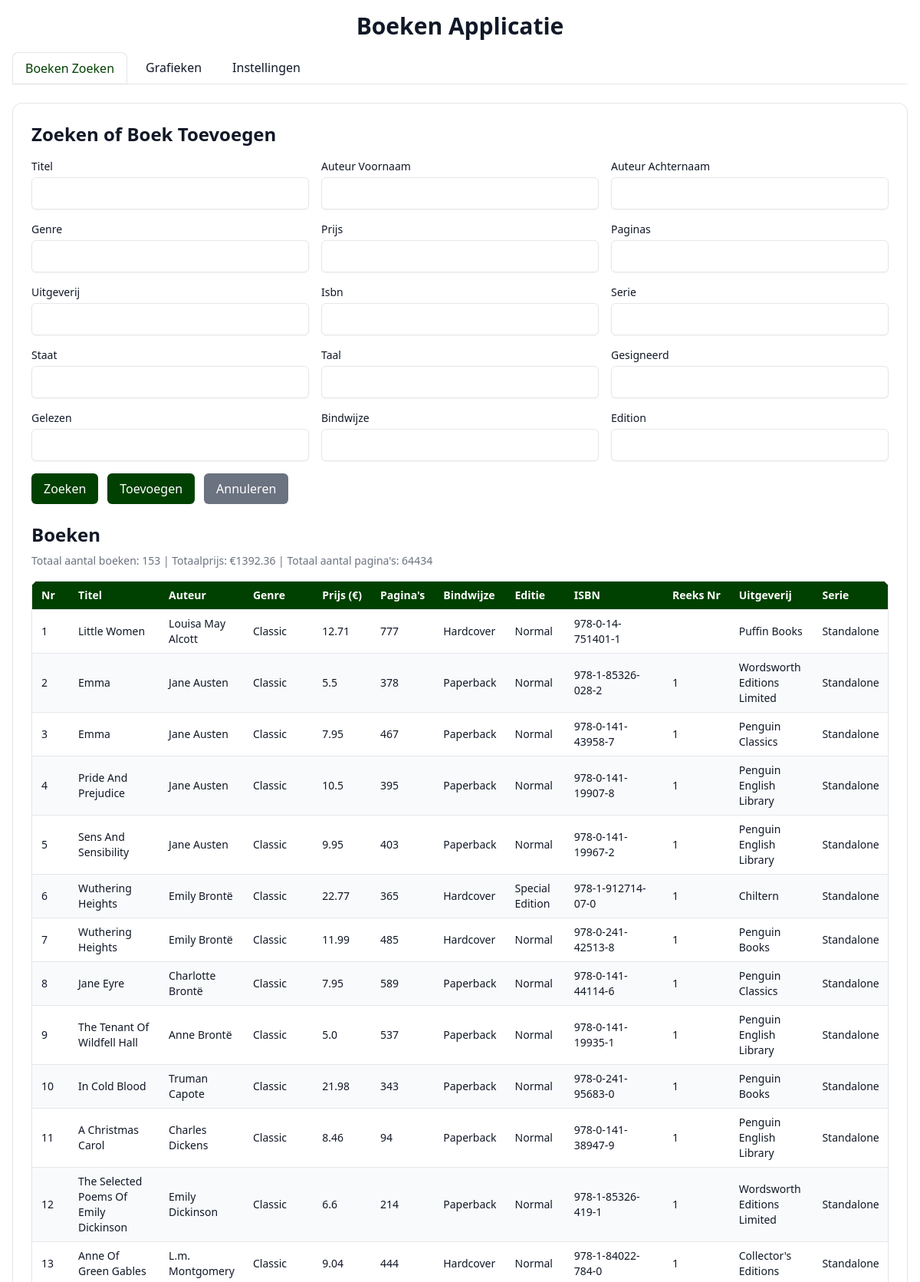
The page / (upper part) on the database its author committed.
### tables this page shows
CREATE TABLE books
                 (id INTEGER PRIMARY KEY AUTOINCREMENT,
                  titel TEXT,
                  auteur_voornaam TEXT,
                  auteur_achternaam TEXT,
                  genre TEXT,
                  prijs REAL,
                  paginas INTEGER,
                  bindwijze TEXT,
                  edition TEXT,
                  isbn TEXT,
                  reeks_nr TEXT,
                  uitgeverij TEXT,
                  serie TEXT,
                  staat TEXT,
                  taal TEXT,
                  gesigneerd TEXT,
                  gelezen TEXT,
                  added_date TEXT);

### app.py (the view, shortened to what this page needs)
@app.route('/', methods=['GET', 'POST'])
def index():
    settings = get_settings()
    conn = sqlite3.connect('books.db')
    c = conn.cursor()
    filters = {}
    edit_book_data = {}  # Voor het vullen van het formulier bij bewerken
    if request.method == 'POST':
        action = request.form.get('action', 'search')
        if action == 'add':
            data = {
                'titel': request.form.get('titel', ''),
                'auteur_voornaam': request.form.get('auteur_voornaam', ''),
                'auteur_achternaam': request.form.get('auteur_achternaam', ''),
                'genre': request.form.get('genre', ''),
                'prijs': float(request.form.get('prijs', 0)) if request.form.get('prijs', '') else 0.0,
                'paginas': int(request.form.get('paginas', 0)) if request.form.get('paginas', '') else 0,
                'bindwijze': request.form.get('bindwijze', ''),
                'edition': request.form.get('edition', ''),
                'isbn': request.form.get('isbn', ''),
                'reeks_nr': request.form.get('reeks_nr', ''),
                'uitgeverij': request.form.get('uitgeverij', ''),
                'serie': request.form.get('serie', ''),
                'staat': request.form.get('staat', ''),
                'taal': request.form.get('taal', ''),
                'gesigneerd': request.form.get('gesigneerd', ''),
                'gelezen': request.form.get('gelezen', ''),
                'added_date': datetime.now().strftime('%Y-%m-%d %H:%M:%S')
            }
            if not data['titel']:
                flash("Titel is verplicht!", "error")
            else:
                try:
                    c.execute('''INSERT INTO books (titel, auteur_voornaam, auteur_achternaam, genre, prijs, paginas, bindwijze, edition, isbn, reeks_nr, uitgeverij, serie, staat, taal, gesigneerd, gelezen, added_date)
                                 VALUES (?, ?, ?, ?, ?, ?, ?, ?, ?, ?, ?, ?, ?, ?, ?, ?, ?)''',
                              tuple(data.values()))
                    conn.commit()
                    flash("Boek succesvol toegevoegd!", "success")
                except sqlite3.Error as e:
                    flash(f"Fout bij toevoegen boek: {str(e)}", "error")
        elif action == 'edit':
            book_id = request.form.get('book_id', '')
            if not book_id:
                flash("Geen boek-ID opgegeven!", "error")
            else:
                data = {
                    'titel': request.form.get('titel', ''),
                    'auteur_voornaam': request.form.get('auteur_voornaam', ''),
                    'auteur_achternaam': request.form.get('auteur_achternaam', ''),
                    'genre': request.form.get('genre', ''),
                    'prijs': float(request.form.get('prijs', 0)) if request.form.get('prijs', '') else 0.0,
                    'paginas': int(request.form.get('paginas', 0)) if request.form.get('paginas', '') else 0,
                    'bindwijze': request.form.get('bindwijze', ''),
                    'edition': request.form.get('edition', ''),
                    'isbn': request.form.get('isbn', ''),
                    'reeks_nr': request.form.get('reeks_nr', ''),
                    'uitgeverij': request.form.get('uitgeverij', ''),
                    'serie': request.form.get('serie', ''),
                    'staat': request.form.get('staat', ''),
                    'taal': request.form.get('taal', ''),
                    'gesigneerd': request.form.get('gesigneerd', ''),
                    'gelezen': request.form.get('gelezen', ''),
                    'added_date': request.form.get('added_date', '')  # Behoud originele toevoegdatum
                }
                if not data['titel']:
                    flash("Titel is verplicht!", "error")
                else:
                    try:
                        c.execute('''UPDATE books SET titel = ?, auteur_voornaam = ?, auteur_achternaam = ?, genre = ?, prijs = ?, paginas = ?, bindwijze = ?, edition = ?, isbn = ?, reeks_nr = ?, uitgeverij = ?, serie = ?, staat = ?, taal = ?, gesigneerd = ?, gelezen = ?, added_date = ?
                                     WHERE id = ?''', tuple(data.values()) + (book_id,))
                        conn.commit()
                        flash("Boek succesvol bijgewerkt!", "success")
                    except sqlite3.Error as e:
                        flash(f"Fout bij bijwerken boek: {str(e)}", "error")
        query = 'SELECT * FROM books'
        params = []
        where_clauses = []
        for col in ['titel', 'auteur_voornaam', 'auteur_achternaam', 'genre', 'uitgeverij', 'isbn', 'serie', 'staat', 'taal', 'gesigneerd', 'gelezen', 'bindwijze', 'edition']:
            value = request.form.get(col, '').strip()
            if value:
                filters[col] = value
                where_clauses.append(f"{col} LIKE ?")
                params.append(f'%{value}%')
        if where_clauses:
            query += ' WHERE ' + ' AND '.join(where_clauses)
        try:
            c.execute(query + ' ORDER BY genre ASC, auteur_achternaam ASC, reeks_nr ASC', params)
            books = c.fetchall()
        except sqlite3.Error as e:
            flash(f"Databasefout bij ophalen boeken: {str(e)}", "error")
            books = []
    else:
        book_id = request.args.get('edit_book_id')
        try:
            c.execute('SELECT * FROM books ORDER BY genre ASC, auteur_achternaam ASC, reeks_nr ASC')
            books = c.fetchall()
        except sqlite3.Error as e:
            flash(f"Databasefout bij ophalen boeken: {str(e)}", "error")
            books = []
    conn.close()
    df = pd.DataFrame(books, columns=['id', 'titel', 'auteur_voornaam', 'auteur_achternaam', 'genre', 'prijs', 'paginas', 'bindwijze', 'edition', 'isbn', 'reeks_nr', 'uitgeverij', 'serie', 'staat', 'taal', 'gesigneerd', 'gelezen', 'added_date'])
    total_price = df['prijs'].sum() if not df.empty else 0
    total_pages = df['paginas'].sum() if not df.empty else 0
    return render_template('index.html', books=books, total_price=total_price, total_pages=total_pages, filters=filters, settings=settings, edit_book_data=edit_book_data)

### app.py (called while the page is built)
def get_settings():
    conn = sqlite3.connect('books.db')
    c = conn.cursor()
    c.execute('SELECT color, dark_mode FROM settings WHERE id = 1')
    result = c.fetchone()
    conn.close()
    print(f"Settings geladen: {{'color': '{result[0]}', 'dark_mode': {bool(result[1])}}}")  # Debugging
    return {'color': result[0], 'dark_mode': bool(result[1])}

### templates/index.html (shortened to what this page needs)
<!DOCTYPE html>
<html lang="nl">
<head>
  <link href="https://cdn.jsdelivr.net/npm/tailwindcss@2.2.19/dist/tailwind.min.css" rel="stylesheet" />
</head>
<body class="min-h-screen flex flex-col">
  <div class="container mx-auto max-w-7xl p-4 flex-1 flex flex-col">
    <div class="mb-6">
      <h1 class="text-3xl font-extrabold text-center mb-4">Boeken Applicatie</h1>
      <nav class="flex space-x-2 border-b" style="border-color: var(--border-color);">
        <a href="{{ url_for('index') }}" class="px-4 py-2 rounded-t-lg font-medium shadow-sm card" style="border-bottom: none; color: var(--primary-color);">Boeken Zoeken</a>
        <a href="{{ url_for('statistics') }}" class="px-4 py-2 rounded-t-lg hover:underline" style="color: var(--text-color);">Grafieken</a>
        <a href="{{ url_for('settings') }}" class="px-4 py-2 rounded-t-lg hover:underline" style="color: var(--text-color);">Instellingen</a>
      </nav>
    </div>
    <div class="card rounded-xl shadow-sm p-6 flex-1">
      <h2 class="text-2xl font-bold mb-4">Zoeken{% if edit_book_data %} of Boek Bewerken{% else %} of Boek Toevoegen{% endif %}</h2>
      <form id="searchForm" method="POST" class="mb-6">
        <div class="grid grid-cols-1 md:grid-cols-2 lg:grid-cols-3 gap-4">
          {% for field in ['titel', 'auteur_voornaam', 'auteur_achternaam', 'genre', 'prijs', 'paginas', 'uitgeverij', 'isbn', 'serie', 'staat', 'taal', 'gesigneerd', 'gelezen', 'bindwijze', 'edition'] %}
            <div>
              <label for="{{ field }}" class="block text-sm font-medium">{{ field.replace('_', ' ').title() }}</label>
              <input type="text" id="{{ field }}" name="{{ field }}" value="{{ edit_book_data[field] if edit_book_data and field in edit_book_data else filters[field] if field in filters else '' }}" class="mt-1 block w-full rounded-md shadow-sm input-base px-3 py-2" />
            </div>
          {% endfor %}
        </div>
        <div class="flex flex-wrap gap-3 mt-4">
          <button type="submit" onclick="document.getElementById('form_action').value='search'" class="px-4 py-2 rounded-md btn-primary">Zoeken</button>
          {% if edit_book_data %}
            <button type="submit" onclick="document.getElementById('form_action').value='edit'" class="px-4 py-2 rounded-md btn-primary">Bijwerken</button>
          {% else %}
            <button type="submit" onclick="document.getElementById('form_action').value='add'" class="px-4 py-2 rounded-md btn-primary">Toevoegen</button>
          {% endif %}
          <button type="button" onclick="window.location.href='{{ url_for('index') }}'" class="px-4 py-2 rounded-md bg-gray-500 text-white hover:bg-gray-600">Annuleren</button>
        </div>
      </form>
      <h2 class="text-2xl font-bold mb-2">Boeken</h2>
      <p class="mb-4 text-sm" style="color: var(--muted);">
        Totaal aantal boeken: <span id="totalBooks">{{ books | length }}</span>
        | Totaalprijs: €<span id="totalPrice">{{ total_price | round(2) }}</span>
        | Totaal aantal pagina's: <span id="totalPages">{{ total_pages }}</span>
      </p>
      <div class="overflow-x-auto rounded-lg shadow-sm border" style="border-color: var(--border-color);">
        <table class="min-w-full divide-y" style="border-color: var(--border-color);">
          <thead style="background-color: var(--primary-color); color: #ffffff;">
            <tr>
              <th class="px-3 py-2 text-left text-sm font-semibold">Nr</th>
              <th class="px-3 py-2 text-left text-sm font-semibold">Titel</th>
              <th class="px-3 py-2 text-left text-sm font-semibold">Auteur</th>
              <th class="px-3 py-2 text-left text-sm font-semibold">Genre</th>
              <th class="px-3 py-2 text-left text-sm font-semibold">Prijs (€)</th>
              <th class="px-3 py-2 text-left text-sm font-semibold">Pagina's</th>
              <th class="px-3 py-2 text-left text-sm font-semibold">Bindwijze</th>
              <th class="px-3 py-2 text-left text-sm font-semibold">Editie</th>
              <th class="px-3 py-2 text-left text-sm font-semibold">ISBN</th>
              <th class="px-3 py-2 text-left text-sm font-semibold">Reeks Nr</th>
              <th class="px-3 py-2 text-left text-sm font-semibold">Uitgeverij</th>
              <th class="px-3 py-2 text-left text-sm font-semibold">Serie</th>
            </tr>
          </thead>
          <tbody id="booksTable" class="divide-y" style="border-color: var(--border-color);">
            {% for book in books %}
              <tr style="background-color: {{ 'var(--row-even)' if loop.index % 2 == 0 else 'var(--row-odd)' }};">
                <td class="px-3 py-2 text-sm">{{ loop.index }}</td>
                <td class="px-3 py-2 text-sm">{{ book[1] }}</td>
                <td class="px-3 py-2 text-sm">{{ book[2] }} {{ book[3] }}</td>
                <td class="px-3 py-2 text-sm">{{ book[4] }}</td>
                <td class="px-3 py-2 text-sm">{{ book[5] | round(2) }}</td>
                <td class="px-3 py-2 text-sm">{{ book[6] }}</td>
                <td class="px-3 py-2 text-sm">{{ book[7] }}</td>
                <td class="px-3 py-2 text-sm">{{ book[8] }}</td>
                <td class="px-3 py-2 text-sm">{{ book[9] }}</td>
                <td class="px-3 py-2 text-sm">{{ book[10] }}</td>
                <td class="px-3 py-2 text-sm">{{ book[11] }}</td>
                <td class="px-3 py-2 text-sm">{{ book[12] }}</td>
              </tr>
            {% endfor %}
          </tbody>
        </table>
      </div>
    </div>
  </div>
</body>
</html>

### rows shown on the page
books: titel "Little Women", auteur_voornaam "Louisa May", auteur_achternaam "Alcott", genre "Classic", prijs "12.71", paginas "777", bindwijze "Hardcover", edition "Normal", isbn "978-0-14-751401-1", uitgeverij "Puffin Books", serie "Standalone"
books: titel "Emma", auteur_voornaam "Jane", auteur_achternaam "Austen", genre "Classic", prijs "5.5", paginas "378", bindwijze "Paperback", edition "Normal", isbn "978-1-85326-028-2", reeks_nr "1", uitgeverij "Wordsworth Editions Limited", serie "Standalone"
books: titel "Emma", auteur_voornaam "Jane", auteur_achternaam "Austen", genre "Classic", prijs "7.95", paginas "467", bindwijze "Paperback", edition "Normal", isbn "978-0-141-43958-7", reeks_nr "1", uitgeverij "Penguin Classics", serie "Standalone"
books: titel "Pride And Prejudice", auteur_voornaam "Jane", auteur_achternaam "Austen", genre "Classic", prijs "10.5", paginas "395", bindwijze "Paperback", edition "Normal", isbn "978-0-141-19907-8", reeks_nr "1", uitgeverij "Penguin English Library", serie "Standalone"
books: titel "Sens And Sensibility", auteur_voornaam "Jane", auteur_achternaam "Austen", genre "Classic", prijs "9.95", paginas "403", bindwijze "Paperback", edition "Normal", isbn "978-0-141-19967-2", reeks_nr "1", uitgeverij "Penguin English Library", serie "Standalone"
books: titel "Wuthering Heights", auteur_voornaam "Emily", auteur_achternaam "Brontë", genre "Classic", prijs "22.77", paginas "365", bindwijze "Hardcover", edition "Special Edition", isbn "978-1-912714-07-0", reeks_nr "1", uitgeverij "Chiltern", serie "Standalone"
books: titel "Wuthering Heights", auteur_voornaam "Emily", auteur_achternaam "Brontë", genre "Classic", prijs "11.99", paginas "485", bindwijze "Hardcover", edition "Normal", isbn "978-0-241-42513-8", reeks_nr "1", uitgeverij "Penguin Books", serie "Standalone"
books: titel "Jane Eyre", auteur_voornaam "Charlotte", auteur_achternaam "Brontë", genre "Classic", prijs "7.95", paginas "589", bindwijze "Paperback", edition "Normal", isbn "978-0-141-44114-6", reeks_nr "1", uitgeverij "Penguin Classics", serie "Standalone"
books: titel "The Tenant Of Wildfell Hall", auteur_voornaam "Anne", auteur_achternaam "Brontë", genre "Classic", prijs "5.0", paginas "537", bindwijze "Paperback", edition "Normal", isbn "978-0-141-19935-1", reeks_nr "1", uitgeverij "Penguin English Library", serie "Standalone"
books: titel "In Cold Blood", auteur_voornaam "Truman", auteur_achternaam "Capote", genre "Classic", prijs "21.98", paginas "343", bindwijze "Paperback", edition "Normal", isbn "978-0-241-95683-0", reeks_nr "1", uitgeverij "Penguin Books", serie "Standalone"
books: titel "A Christmas Carol", auteur_voornaam "Charles", auteur_achternaam "Dickens", genre "Classic", prijs "8.46", paginas "94", bindwijze "Paperback", edition "Normal", isbn "978-0-141-38947-9", reeks_nr "1", uitgeverij "Penguin English Library", serie "Standalone"
books: titel "The Selected Poems Of Emily Dickinson", auteur_voornaam "Emily", auteur_achternaam "Dickinson", genre "Classic", prijs "6.6", paginas "214", bindwijze "Paperback", edition "Normal", isbn "978-1-85326-419-1", reeks_nr "1", uitgeverij "Wordsworth Editions Limited", serie "Standalone"
books: titel "Anne Of Green Gables", auteur_voornaam "L.m.", auteur_achternaam "Montgomery", genre "Classic", prijs "9.04", paginas "444", bindwijze "Hardcover", edition "Normal", isbn "978-1-84022-784-0", reeks_nr "1", uitgeverij "Collector's Editions", serie "Standalone"

### other values the page prints
{{ field.replace('_', ' ').title() }} "Titel" "Auteur Voornaam" "Auteur Achternaam" "Genre" "Prijs" "Paginas" "Uitgeverij" "Isbn" "Serie" "Staat" "Taal" "Gesigneerd" "Gelezen" "Bindwijze" "Edition"
{{ books | length }} "153"
{{ total_price | round(2) }} "1392.36"
{{ total_pages }} "64434"
